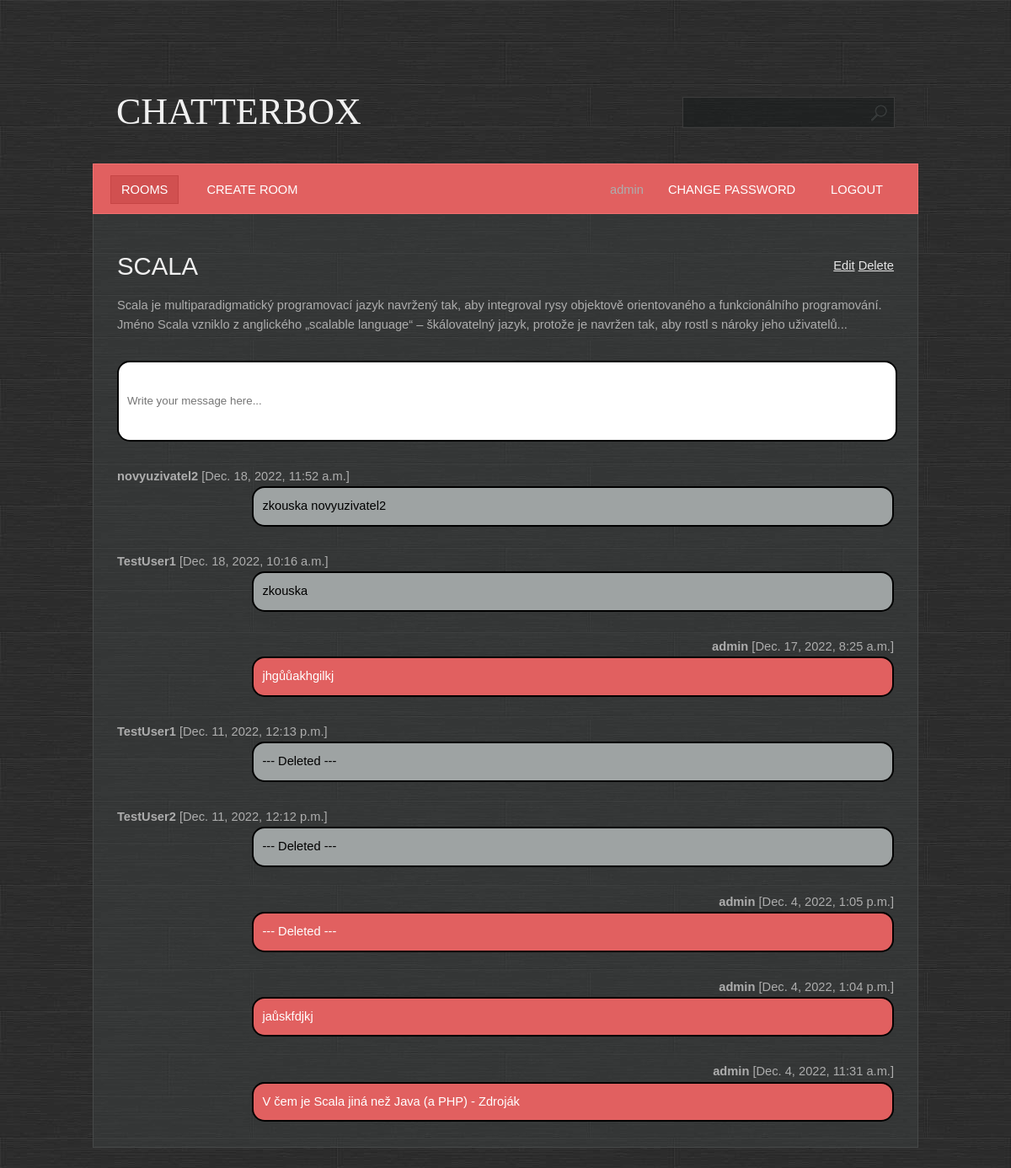
/room/detail/4/ (signed in), run on the app's committed database.
### base/models.py (models this page shows, shortened)
class Room(Model):
    name = models.CharField(max_length=200, unique=True)
    description = models.TextField(null=True, blank=True)
    participants = models.ManyToManyField(User, related_name='participants', blank=True)
    created = models.DateTimeField(auto_now_add=True)
    updated = models.DateTimeField(auto_now=True)
    class Meta:
        ordering = ['-created', 'name']

class Message(Model):
    body = models.TextField()
    room = models.ForeignKey(Room, on_delete=models.CASCADE)
    user = models.ForeignKey(User, on_delete=models.CASCADE)
    created = models.DateTimeField(auto_now_add=True)
    updated = models.DateTimeField(auto_now=True)
    class Meta:
        ordering = ['-created', 'body']

### base/views.py (the view, shortened to what this page needs)
# urls.py: path('room/detail/<pk>/', base.views.room, name='room'),
@login_required
@permission_required(['base.view_room', 'base.view_message'])
def room(request, pk):
    room = Room.objects.get(id=pk)
    messages = room.message_set.all()
    context = {'room': room,
               'messages': messages}
    return render(request, template_name='base/room.html', context=context)

### base/templates/base/room.html (shortened to what this page needs)
{% extends 'main.html' %}
{% block content %}
        <div class="last-child">
            {% if perms.base.change_room %}
                <a href="{% url 'room_update' room.id %}">Edit</a>
            {% endif %}
            {% if perms.base.delete_room and perms.base.delete_message and user.is_staff %}
                <a href="{% url 'room_delete' room.id %}">Delete</a>
            {% endif %}
        </div>
    <h1>{{ room.name }}</h1>
    <br>
    <div class="box">{{ room.description }}</div>
    {% if perms.base.add_message %}
        <div class="box room__message">
            <form method="post">
            <input name="body" placeholder="Write your message here..."/>
            </form>
        </div>
    {% endif %}
        {% for message in messages %}
            {% if user == message.user %}
                <div class="box">
                <div style="float: right"><b>{{ message.user }}</b> [{{ message.created }}] </div>
                <div class="message" style="float: right; background-color: #e16060; color: white;" >{{ message.body }}</div>
                </div>
            {% else %}
                <div class="box">
                <div><b>{{ message.user }}</b> [{{ message.created }}] </div>
                <div class="message" style="float: right">{{ message.body }}</div>
                </div>
            {% endif %}
        {% endfor %}
{% endblock %}

### templates/navbar.html
<ul>
    <li class="first active">
        <a href="{% url 'rooms' %}">Rooms</a>
    </li>
    {% if perms.base.add_room %}
        <li>
            <a href="{% url 'room_create' %}">Create room</a>
        </li>
    {%  endif %}
    {% if user.is_authenticated %}
        <li class="last-child">
            <a href="{% url 'logout' %}">Logout</a>
        </li>
        <li class="last-child">
            <a href="{% url 'password_change' %}">Change password</a>
        </li>
        <li class="last-child">{{ user.username }}
        </li>
    {% else %}
        <li class="last-child">
            <a href="{% url 'login' %}">Login</a>
        </li>
    {% endif %}
</ul><br class="clearfix"/>

### static/styles/style.css (style rules this page uses)
* { margin: 0; padding: 0; }
a { text-decoration: underline; color: #e8e8e8; }
body { font-size: 11pt; line-height: 1.6em; font-family: Arial, sans-serif; background: #9ea3a3; color: #adadad; background: url(/static/images/bg.jpg); }
h1,h2,h3,h4 { text-transform: uppercase; font-weight: normal; color: #f0f0f0; }
ul { margin-bottom: 1.25em; }
ul { list-style: none; }
.last-child { float:right; }
.message { width: 80%; padding: 10px; color: black; background: #9ea3a3; border-radius: 15px; border: 2px solid black; }
.room__message { background: white; border-radius: 15px; border: 2px solid black; width: 100%; }
.room__message > form > input { resize: none; border: none; outline: none; padding: 10px; height: 4.5rem; width: 100%; }
.box { overflow: hidden; margin: 0 0 30px 0; }
#menu a { text-decoration: none; text-transform: uppercase; color: #ffffff; padding: 8px 12px 8px 12px; border: solid 1px #e16060; }
#menu ul { list-style: none; }
#menu ul li { display: inline; padding: 0 8px 0 8px; }
#menu ul li.first { padding-left: 0; }
#menu ul li.active a { background: #D15050; border: solid 1px #C64545; }

### data on the page
Room: name "SCALA", description "Scala je multiparadigmatický programovací jazyk navržený tak, aby integroval rysy objektově orientovaného a funkcionálního programování. Jméno Scala vzniklo z anglického „scalable language“ – škálovatelný jazyk, protože je navržen tak, aby rostl s nároky jeho uživatelů..."
Message: user "novyuzivatel2", created "Dec. 18, 2022, 11:52 a.m.", body "zkouska novyuzivatel2"
Message: user "TestUser1", created "Dec. 18, 2022, 10:16 a.m.", body "zkouska"
Message: user "admin", created "Dec. 17, 2022, 8:25 a.m.", body "jhgůůakhgilkj"
Message: user "TestUser1", created "Dec. 11, 2022, 12:13 p.m.", body "--- Deleted ---"
Message: user "TestUser2", created "Dec. 11, 2022, 12:12 p.m.", body "--- Deleted ---"
Message: user "admin", created "Dec. 4, 2022, 1:05 p.m.", body "--- Deleted ---"
Message: user "admin", created "Dec. 4, 2022, 1:04 p.m.", body "jaůskfdjkj"
Message: user "admin", created "Dec. 4, 2022, 11:31 a.m.", body "V čem je Scala jiná než Java (a PHP) - Zdroják"

### other printed values
{{ user.username }} "admin"
